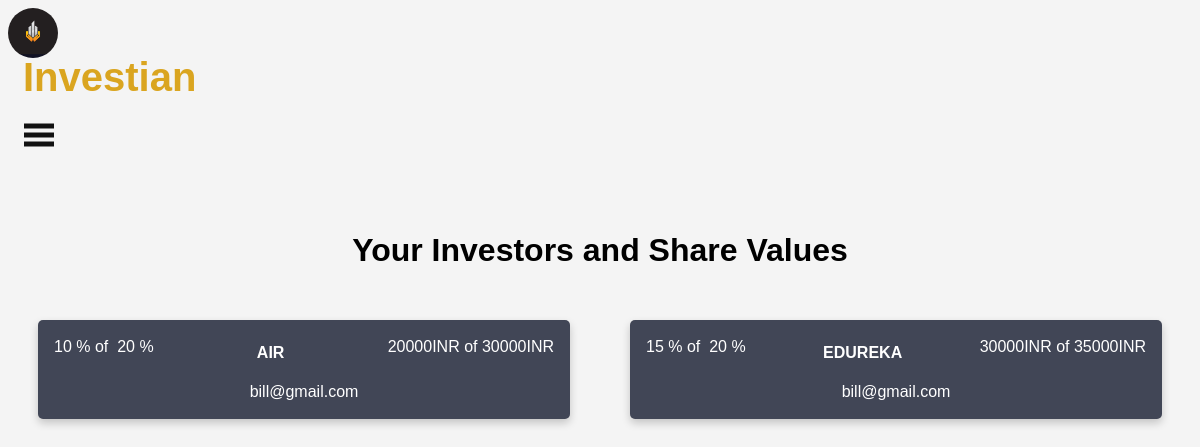
The page /receivedsponsors.php (signed in) on the database its author committed.
### tables this page shows
CREATE TABLE `sanctioned` (
  `semail` text NOT NULL,
  `cemail` text NOT NULL,
  `startupname` text NOT NULL,
  `share` int(11) NOT NULL,
  `amount` int(11) NOT NULL,
  `tshare` int(11) NOT NULL,
  `tamount` int(11) NOT NULL
);

### functions.php (called while the page is built, shortened)
<?php
    function fetchAll($query){
        $con = new PDO(DBINFO, DBUSER, DBPASS);
        $stmt = $con->query($query);
        return $stmt->fetchAll();
    }
?>

### receivedsponsors.php (the view, shortened to what this page needs)
<?php
    include("functions.php");
    $email = $_SESSION['email'];
?>
<html>
	<head>
		<img class="in"src="../iii/images/favicons.png"/>
          <div class="absolute">
          <h1>Investian</h1>
          </div>
	</head>
	<body>
    	<nav style="position:relative; top:-50px;" class="navbar">
	    <span class="open-slide">
	      <a href="#" onclick="openSlideMenu()">
	        <svg width="30" height="30">
	            <path d="M0,5 30,5" stroke="#111" stroke-width="5"/>
	            <path d="M0,14 30,14" stroke="#111" stroke-width="5"/>
	            <path d="M0,23 30,23" stroke="#111" stroke-width="5"/>
	        </svg>
	      </a>
	    </span>
	  </nav>
	  <br>
	  <br>
      <br>
      <h1 align="center"> Your Investors and Share Values  </h1>
      <?php
            $query = "select * from `sanctioned` where cemail= '$email'    ";
            if(count(fetchAll($query))>0){
                foreach(fetchAll($query) as $row){
                    ?>
            <div id="req">
                        <div class="row">
                            <div class="column">
                            <div class="card">
                                <p id="pleft"><?php echo $row['share'] ?> % of  </p>
                                <p id="pleft"> &nbsp; <?php echo $row['tshare'] ?> %</p>
                                <p id="ptag">&nbsp;<?php echo $row['tamount'] ?>INR </p>
                                <p id="ptag"> <?php echo $row['amount'] ?>INR of</p>
                                <h4><b><?php echo $row['startupname'] ?></b></h4>
                                <p><?php echo $row['semail'] ?></p>
                            </div>
                            </div>
                        </div>
                    </div>
                <?php
                        }
                    }else{
                        echo "No Previous Records ";
                    }
                ?>
	</body>
</html>

### receivedsponsors.php (style rules this page uses)
div.absolute { color: goldenrod; position: relative; font-size: 20px; top:-30px; left:15px; }
img.in { position: relative; border-radius: 100%; height:50px; width: 50px; left:-0px; top:0px; }
body { background: url("https://imagekit.io/static/img/newPages/homepage-wave-bg.svg"); font-family:"Arial", Serif; background-color:#f4f4f4; overflow-x:hidden; }
.navbar a { float:left; display:block; color:#f2f2f2; text-align:center; padding:14px 16px; text-decoration:none; font-size:17px; }
.column { float: left; width: 50%; height: 22%; border-radius: 5px; }
.card { box-shadow: 0 4px 8px 0 rgba(0, 0, 0, 0.2); padding: 2px 16px; text-align: center; background-color: #414656; border-radius: 5px; margin: 30px; }
h4 , p { color: white; }
#ptag { float: right; }
#pleft { float: left; }

### rows shown on the page
sanctioned: share "10", tshare "20", tamount "30000", amount "20000", startupname "AIR", semail "bill@gmail.com"
sanctioned: share "15", tshare "20", tamount "35000", amount "30000", startupname "EDUREKA", semail "bill@gmail.com"
